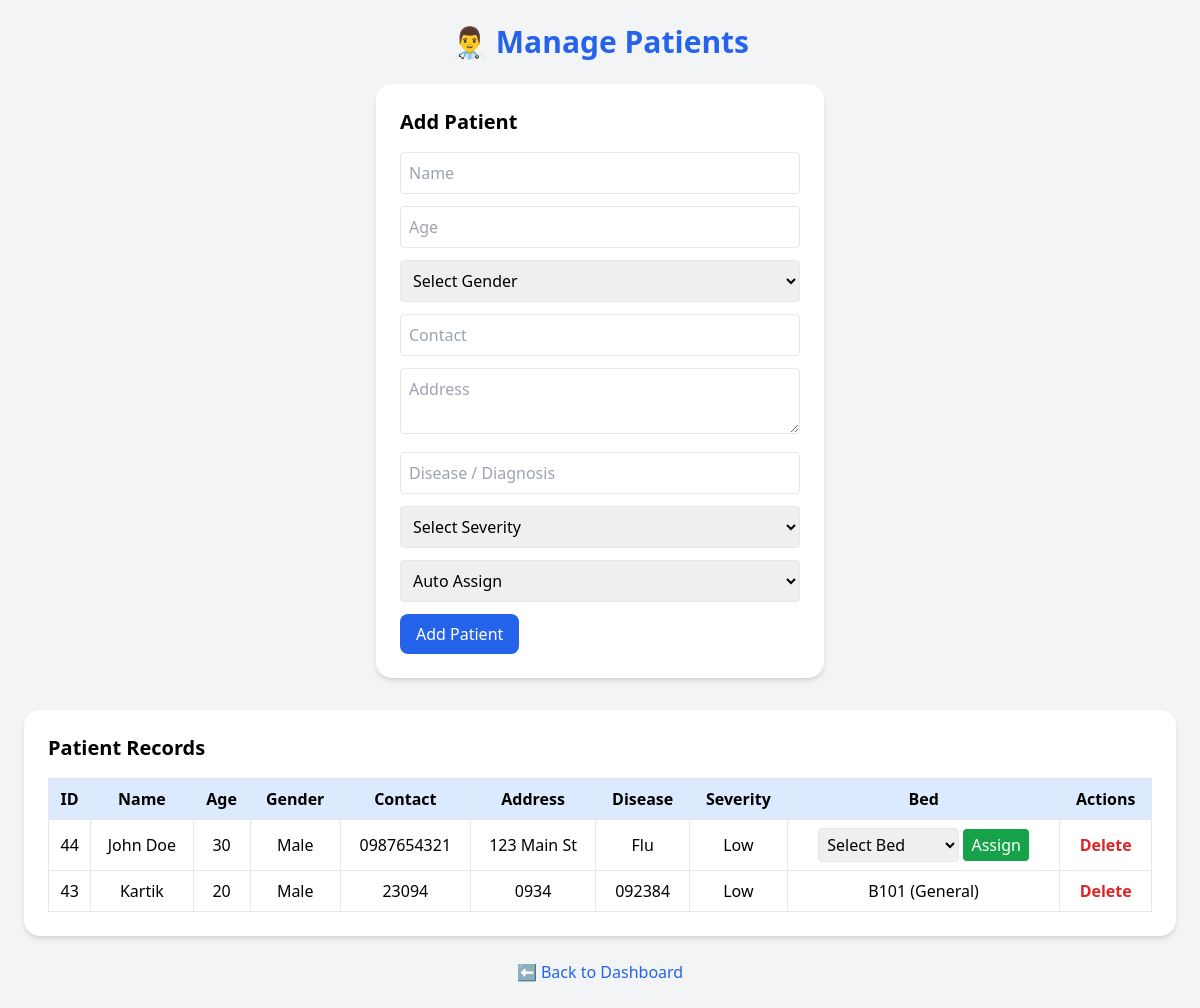
Screenshot of /patients.php (signed in) with the database file from the repository.
### tables this page shows
CREATE TABLE `patients` (
  `patient_id` int(11) NOT NULL AUTO_INCREMENT,
  `name` varchar(100) NOT NULL,
  `age` int(11) DEFAULT NULL,
  `disease` varchar(255) DEFAULT NULL,
  `severity` enum('Low','Medium','High') DEFAULT NULL,
  `bed_id` int(11) DEFAULT NULL,
  `gender` enum('Male','Female','Other') DEFAULT NULL,
  `contact` varchar(15) DEFAULT NULL,
  `address` text DEFAULT NULL,
  `date_registered` timestamp NOT NULL DEFAULT current_timestamp(),
  PRIMARY KEY (`patient_id`)
);

CREATE TABLE `beds` (
  `bed_id` int(11) NOT NULL AUTO_INCREMENT,
  `bed_number` varchar(10) DEFAULT NULL,
  `status` enum('Available','Occupied') DEFAULT 'Available',
  `patient_id` int(11) DEFAULT NULL,
  `type` enum('General','ICU') DEFAULT 'General',
  PRIMARY KEY (`bed_id`),
  FOREIGN KEY (`patient_id`) REFERENCES `patients` (`patient_id`) ON DELETE SET NULL
);

### auth.php (called while the page is built, shortened)
<?php
function check_role($allowed_roles) {
    if (is_string($allowed_roles)) {
        $allowed_roles = [$allowed_roles];
    }
    return in_array($_SESSION['role'], $allowed_roles);
}
?>

### patients.php (the view, shortened to what this page needs)
<?php
include('auth.php');
include('db_connect.php');
$is_admin = check_role('admin');
$result = $conn->query("
    SELECT p.*, b.bed_number, b.type AS bed_type
    FROM patients p
    LEFT JOIN beds b ON p.bed_id = b.bed_id
    ORDER BY p.patient_id DESC
") or die("SQL Error: " . $conn->error);
?>
<!DOCTYPE html>
<html lang="en">
<head>
<script src="https://cdn.tailwindcss.com"></script>
</head>
<body class="bg-gray-100 p-6">
<h1 class="text-3xl font-bold text-center text-blue-600 mb-6">👨‍⚕️ Manage Patients</h1>
<?php if ($is_admin): ?>
<form method="POST" class="bg-white p-6 rounded-2xl shadow-md max-w-md mx-auto mb-8">
    <h2 class="text-xl font-semibold mb-4">Add Patient</h2>
    <input type="text" name="name" placeholder="Name" required class="w-full p-2 mb-3 border rounded">
    <input type="number" name="age" placeholder="Age" required class="w-full p-2 mb-3 border rounded">
    <select name="gender" required class="w-full p-2 mb-3 border rounded">
        <option value="">Select Gender</option>
    </select>
    <input type="text" name="contact" placeholder="Contact" class="w-full p-2 mb-3 border rounded">
    <textarea name="address" placeholder="Address" class="w-full p-2 mb-3 border rounded"></textarea>
    <input type="text" name="disease" placeholder="Disease / Diagnosis" class="w-full p-2 mb-3 border rounded">
    <select name="severity" required class="w-full p-2 mb-3 border rounded">
        <option value="">Select Severity</option>
    </select>
    <select name="bed_id" class="w-full p-2 mb-3 border rounded">
        <option value="">Auto Assign</option>
    </select>
    <button type="submit" name="add_patient" class="bg-blue-600 text-white px-4 py-2 rounded-lg hover:bg-blue-700">
        Add Patient
    </button>
</form>
<?php endif; ?>
<div class="bg-white p-6 rounded-2xl shadow-md max-w-6xl mx-auto">
    <h2 class="text-xl font-semibold mb-4">Patient Records</h2>
    <table class="w-full border-collapse text-center">
        <tr class="bg-blue-100">
            <th class="border p-2">ID</th>
            <th class="border p-2">Name</th>
            <th class="border p-2">Age</th>
            <th class="border p-2">Gender</th>
            <th class="border p-2">Contact</th>
            <th class="border p-2">Address</th>
            <th class="border p-2">Disease</th>
            <th class="border p-2">Severity</th>
            <th class="border p-2">Bed</th>
            <?php if ($is_admin): ?><th class="border p-2">Actions</th><?php endif; ?>
        </tr>
        <?php while ($row = $result->fetch_assoc()): ?>
        <tr>
            <td class="border p-2"><?= $row['patient_id'] ?></td>
            <td class="border p-2"><?= $row['name'] ?></td>
            <td class="border p-2"><?= $row['age'] ?></td>
            <td class="border p-2"><?= $row['gender'] ?></td>
            <td class="border p-2"><?= $row['contact'] ?></td>
            <td class="border p-2"><?= $row['address'] ?></td>
            <td class="border p-2"><?= $row['disease'] ?></td>
            <td class="border p-2"><?= $row['severity'] ?></td>
            <td class="border p-2">
                <?php if(!$row['bed_id']): ?>
                    <?php if ($is_admin): ?>
                    <form method="POST">
                        <select name="assign_bed" required class="p-1 border rounded">
                            <option value="">Select Bed</option>
                        </select>
                        <button type="submit" name="assign_bed_btn" class="bg-green-600 text-white px-2 py-1 rounded hover:bg-green-700">Assign</button>
                    </form>
                    <?php else: ?>
                        Not Assigned
                    <?php endif; ?>
                <?php else: ?>
                    <?= $row['bed_number']." (".$row['bed_type'].")" ?>
                <?php endif; ?>
            </td>
            <?php if ($is_admin): ?>
            <td class="border p-2">
                <a href="?delete=<?= $row['patient_id'] ?>" class="text-red-600 font-semibold hover:underline" onclick="return confirm('Delete this record?')">Delete</a>
            </td>
            <?php endif; ?>
        </tr>
        <?php endwhile; ?>
    </table>
</div>
<div class="text-center mt-6">
    <a href="index.php" class="text-blue-600 hover:underline">⬅ Back to Dashboard</a>
</div>
</body>
</html>

### rows the page displays
patients: patient_id "44", name "John Doe", age "30", gender "Male", contact "0987654321", address "123 Main St", disease "Flu", severity "Low"
patients: patient_id "43", name "Kartik", age "20", gender "Male", contact "23094", address "0934", disease "092384", severity "Low", bed.bed_number "B101", bed.type "General"
